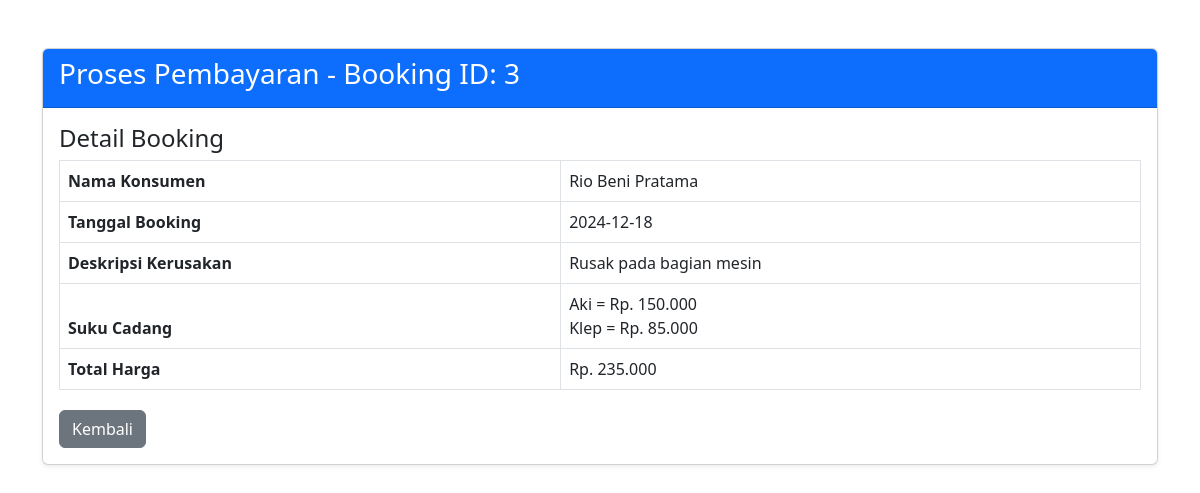
Page /pembayaran.php?booking_id=3 on the committed database.
### tables this page shows
CREATE TABLE `bookings` (
  `id` int(11) NOT NULL,
  `user_id` int(11) NOT NULL,
  `booking_date` date NOT NULL,
  `booking_time` time NOT NULL,
  `motor_brand` varchar(50) NOT NULL,
  `motor_type` varchar(50) NOT NULL,
  `motor_year` year(4) NOT NULL,
  `service_package` varchar(100) NOT NULL,
  `status` enum('Pending','Selesai','Dibatalkan') DEFAULT 'Pending',
  `created_at` timestamp NOT NULL DEFAULT current_timestamp(),
  `kerusakan` text DEFAULT NULL,
  `suku_cadang` text DEFAULT NULL,
  `harga_total` decimal(10,2) DEFAULT NULL,
  `payment_method` varchar(50) DEFAULT 'Pending',
  `payment_status` varchar(50) DEFAULT 'Pending',
  `proof_payment` varchar(255) DEFAULT NULL,
  `cost` decimal(10,2) NOT NULL DEFAULT 0.00
);

CREATE TABLE `users` (
  `id` int(11) NOT NULL,
  `name` varchar(100) NOT NULL,
  `email` varchar(100) NOT NULL,
  `password` varchar(255) NOT NULL,
  `phone` varchar(20) NOT NULL,
  `address` text DEFAULT NULL,
  `role` enum('admin','user') DEFAULT 'user',
  `created_at` timestamp NOT NULL DEFAULT current_timestamp()
);

CREATE TABLE `nota` (
  `id` int(11) NOT NULL,
  `booking_id` int(11) NOT NULL,
  `kerusakan` text NOT NULL,
  `suku_cadang` text NOT NULL,
  `harga` decimal(10,2) NOT NULL,
  `created_at` timestamp NOT NULL DEFAULT current_timestamp()
);

### pembayaran.php (the view, shortened to what this page needs)
<?php
include('db.php');
if (isset($_GET['booking_id']) && is_numeric($_GET['booking_id'])) {
    $booking_id = $_GET['booking_id'];
    $query = "SELECT bookings.*, users.name AS customer_name, nota.*
              FROM bookings
              JOIN users ON bookings.user_id = users.id
              LEFT JOIN nota ON bookings.id = nota.booking_id
              WHERE bookings.id = ?";
    $stmt = $conn->prepare($query);
    $stmt->bind_param('i', $booking_id);
    $stmt->execute();
    $result = $stmt->get_result();
    if ($result->num_rows > 0) {
        $data = $result->fetch_assoc();
    } else {
        $error_message = "Booking tidak ditemukan.";
    }
} else {
    $error_message = "ID booking tidak valid.";
}
?>
<!DOCTYPE html>
<html lang="id">
<head>
    <link href="https://cdn.jsdelivr.net/npm/bootstrap@5.3.0-alpha1/dist/css/bootstrap.min.css" rel="stylesheet">
</head>
<body>
<div class="container mt-5">
    <div class="card shadow-sm">
        <div class="card-header bg-primary text-white">
            <h3 class="card-title">Proses Pembayaran - Booking ID: <?php echo $booking_id; ?></h3>
        </div>
        <div class="card-body">
            <?php if (isset($error_message)): ?>
                <div class="alert alert-danger">
                    <?php echo $error_message; ?>
                </div>
            <?php else: ?>
                <h4>Detail Booking</h4>
                <table class="table table-bordered table-striped">
                    <thead>
                        <tr>
                            <th>Nama Konsumen</th>
                            <td><?php echo htmlspecialchars($data['customer_name']); ?></td>
                        </tr>
                        <tr>
                            <th>Tanggal Booking</th>
                            <td><?php echo htmlspecialchars($data['booking_date']); ?></td>
                        </tr>
                        <tr>
                            <th>Deskripsi Kerusakan</th>
                            <td><?php echo htmlspecialchars($data['kerusakan']); ?></td>
                        </tr>
                        <tr>
                            <th>Suku Cadang</th>
                            <td>
                                <?php
                                $suku_cadang = isset($data['suku_cadang']) ? $data['suku_cadang'] : '';
                                if (!empty($suku_cadang)) {
                                    $suku_cadang_list = explode(',', $suku_cadang);
                                    foreach ($suku_cadang_list as $item) {
                                        echo htmlspecialchars(trim($item)) . "<br>";
                                    }
                                } else {
                                    echo "Tidak ada suku cadang.";
                                }
                                ?>
                            </td>
                        </tr>
                        <tr>
                            <th>Total Harga</th>
                            <td>Rp. <?php echo number_format($data['harga'], 0, ',', '.'); ?></td>
                        </tr>
                    </thead>
                </table>
                    <div class="btn-container">
                        <a href="dashboard.php" class="btn btn-secondary">Kembali</a>
                    </div>
            <?php endif; ?>
        </div>
    </div>
</div>
</body>
</html>

### pembayaran.php (style rules this page uses)
.card { margin-top: 30px; }
.btn-container { margin-top: 20px; }

### rows in the picture
bookings: user.name "Rio Beni Pratama", booking_date "2024-12-18", nota.kerusakan "Rusak pada bagian mesin", nota.suku_cadang "Aki = Rp. 150.000", nota.suku_cadang "Klep = Rp. 85.000", nota.harga "235.000"

### other values in the picture
$booking_id "3"
